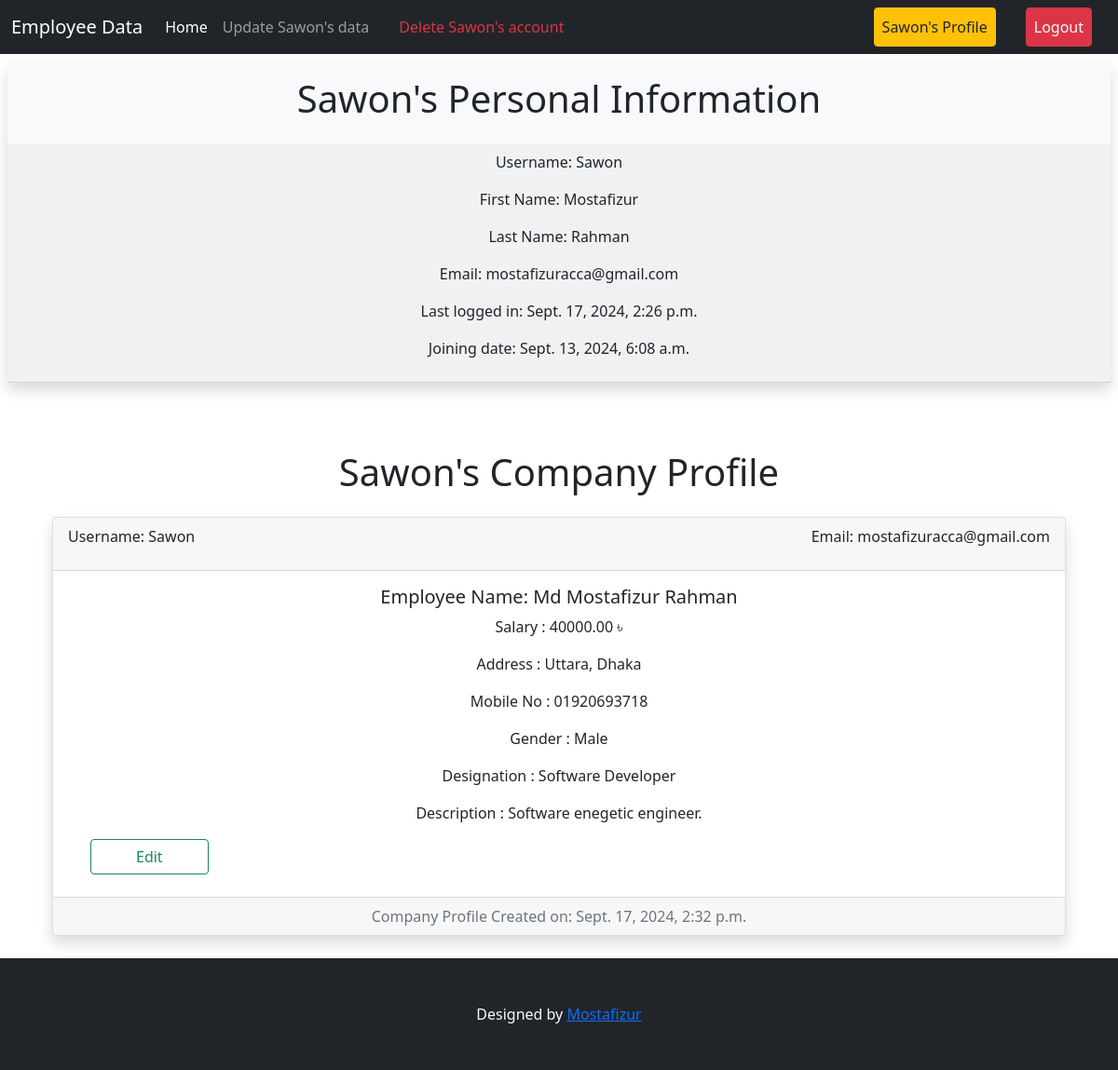
/accounts/profile/ (signed in), run on the app's committed database.
### main_data/models.py (models this page shows)
class E_data(models.Model):
  DESIGNATION_CHOICES = [
      ('Manager', 'Manager'),
      ('Accountant', 'Accountant'),
      ('HR', 'HR'),
      ('Software Developer', 'Software Developer'),
      ('Intern', 'Intern'),
  ]
  GENDER_CHOICES = [
      ('Male', 'Male'),
      ('Female', 'Female'),
  ]
  name = models.OneToOneField(User, on_delete=models.CASCADE)
  employee = models.CharField(max_length=40, blank=True, null=True)
  address = models.TextField()
  phone = models.CharField(max_length=14)
  salary = models.DecimalField(max_digits=10, decimal_places=2)
  designation = models.CharField(max_length=20, choices=DESIGNATION_CHOICES)
  gender = models.CharField(max_length=20, blank=True, choices=GENDER_CHOICES)
  created_on = models.DateTimeField(blank=True, null=True, auto_now_add=True)
  description = models.TextField(blank=True, null=True)
  def __str__(self):
    return self.name.username

### profiles/views.py (the view)
# urls.py: path('profile/', views.profile, name='profile'),
@login_required
def profile(request):
    data = E_data.objects.filter(name = request.user)
    if request.user.is_superuser:
        data = E_data.objects.all()
        print("admin data", data)
        return render(request, 'profile.html', {'adata': data, 'user': request.user})
    return render(request, 'profile.html', {'data': data, 'user': request.user})

### profiles/context_processors.py (called while the page is built)
def user_data(request):
    if request.user.is_authenticated:
        try:
            data = E_data.objects.get(name=request.user)
        except E_data.DoesNotExist:
            data = None
        return {'base': data, "user": request.user}
    return {}

### profiles/templates/profile.html (shortened to what this page needs)
{% extends 'base.html' %} {% load crispy_forms_tags %} {% block content %}
{% if request.user.is_superuser %}
<center>
  <div class="mx-5">
    <div class=" pt-5">
      <div class="alert alert-success" role="alert">
       <h1>Welcome to the Admin Panel!</h1>
      </div>
      {% comment %} {% if adata|length %}
        <h1 class="p-3">{{user}}'s Company Profile</h1>
      {% endif %} {% endcomment %}
      <div class="row">
      {% for post in adata %}
      <div class="col-md-6">
        <div class="card shadow m-2">
          <div class="card-header">
            <div class="d-flex justify-content-between align-items-center">
              <p>Username: {{post.name.username}} </p>
              <p>Email: {{post.name.email}} </p>
            </div>
          </div>
          <center class="card-body mx-4">
            {% comment %} <h5 class="card-title"><a href="{% url 'detail_post' post.id %}" class="text-decoration-none text-dark">{{post.title}}</a></h5> {% endcomment %}
            <p class="card-title">Employee first Name: {{post.name.first_name}} </p>
            <p class="card-title">Employee last Name: {{post.name.last_name}} </p>
            <h5 class="card-title">Employee Name: {{post.employee}}</h5>
            <p class="card-text">Salary : {{post.salary}} ৳</p>
            <p class="card-text">Address : {{post.address}}</p>
            <p class="card-text">Mobile No : {{post.phone}}</p>
            <p class="card-text">Gender : {{post.gender}}</p>
            <p class="card-text">Designation : {{post.designation}}</p>
            <p class="card-text">Description : {{post.description}}</p>
            <div class="d-flex justify-content-between mb-2">
              <a href="{% url 'update_data_form_admin' post.id %}">
                <button type="button" class="btn btn-outline-success px-5">Edit</button></a>
                {% comment %} <a href="{% url 'delete_data' post.id %}">
                  <button type="button" class="btn btn-outline-danger">Delete {{post.id}} {{post.name.username}}</button>
                </a> {% endcomment %}
                <button type="button" class="btn btn-outline-danger px-5" data-bs-toggle="modal" data-bs-target="#exampleModal{{ post.id }}">
                    Delete {{post.name.username}}'s data'
                </button>
                <div class="modal fade" id="exampleModal{{ post.id }}" tabindex="-1" aria-labelledby="exampleModalLabel" aria-hidden="true">
                  <div class="modal-dialog">
                    <div class="modal-content">
                      <div class="modal-header">
                        <h5 class="modal-title" id="exampleModalLabel">Confirmation</h5>
                        <button type="button" class="btn-close" data-bs-dismiss="modal" aria-label="Close"></button>
                      </div>
                      <div class="modal-body">
                        Are you Sure you want to delete all {{post.name.username}}'s' datas?
                      </div>
                      <div class="modal-footer">
                        <button type="button" class="btn btn-outline-success px-3" data-bs-dismiss="modal">No</button>
                        <a href="{% url 'delete_data' post.id %}">
                        <button type="button" class="btn btn-outline-danger">Delete {{post.id}} {{post.name.username}}</button>
                      </a>
                      </div>
                    </div>
                  </div>
                </div>
            </div>
          </center>
          <div class="card-footer text-muted">
            <center>Company Profile Created on: {{post.created_on}}</center>
          </div>
        </div>
      </div>
      {% endfor %}
    </div>
    </div>
  </div>
</center>
{% else %}
<center>
  <div class="m-2 bg-light rounded shadow">
    <h1 class="p-3">{{user}}'s Personal Information</h1>
    <div class="card-header">
      <center class="">
        <p>Username: {{user.username}} </p>
        <p>First Name: {{user.first_name}} </p>
        <p>Last Name: {{user.last_name}} </p>
        <p>Email: {{user.email}} </p>
        <p>Last logged in: {{user.last_login}} </p>
        <p>Joining date: {{user.date_joined}} </p>
      </center>
    </div>
  </div>
  <div class="mx-5">
    <div class=" pt-5">
      {% if data|length %}
        <h1 class="p-3">{{user}}'s Company Profile</h1>
      {% endif %}
      {% for post in data %}
      <div class="">
        <div class="card shadow m-2">
          <div class="card-header">
            <div class="d-flex justify-content-between align-items-center">
              <p>Username: {{post.name.username}} </p>
              <p>Email: {{post.name.email}} </p>
            </div>
          </div>
          <center class="card-body mx-4">
            <h5 class="card-title">Employee Name: {{post.employee}}</h5>
            <p class="card-text">Salary : {{post.salary}} ৳</p>
            <p class="card-text">Address : {{post.address}}</p>
            <p class="card-text">Mobile No : {{post.phone}}</p>
            <p class="card-text">Gender : {{post.gender}}</p>
            <p class="card-text">Designation : {{post.designation}}</p>
            <p class="card-text">Description : {{post.description}}</p>
            <div class="d-flex justify-content-between mb-2">
              <a href="{% url 'update_data_form' post.id %}">
                <button type="button" class="btn btn-outline-success px-5">Edit</button></a>
            </div>
          </center>
          <div class="card-footer text-muted">
            <center>Company Profile Created on: {{post.created_on}}</center>
          </div>
        </div>
      </div>
      {% endfor %}
    </div>
  </div>
</center>
{% endif %}
{% endblock %}

### templates/base.html (shortened to what this page needs)
<!DOCTYPE html>
<html lang="en">
  <head>
    <link
      href="https://cdn.jsdelivr.net/npm/bootstrap@5.0.2/dist/css/bootstrap.min.css"
      rel="stylesheet"
    />
  </head>
  <body>
    <nav class="navbar navbar-expand-lg navbar-dark bg-dark sticky-top">
      <div class="container-fluid">
        <a class="navbar-brand" href="{% url 'homepage' %}">Employee Data</a>
        <div class="collapse navbar-collapse" id="navbarSupportedContent">
          <ul class="navbar-nav me-auto mb-2 mb-lg-0">
            <li class="nav-item">
              <a
                class="nav-link active"
                aria-current="page"
                href="{% url 'homepage' %}"
                >Home</a
              >
            </li>
            {% if base.id %}
            <li class="nav-item">
              <a
                class="nav-link"
                href="{% url 'update_data_form' base.id %}"
                >Update {{base}}'s data</a
              >
            </li>
            {% endif %}
            {% if request.user.is_authenticated %}
            {% if not request.user.is_superuser %}
            <li class="nav-item ms-3">
              <a
                class="nav-link text-danger"
                href="{% url 'delete_user_data' %}"
                >Delete {{user}}'s account</a
              >
            </li>
            {% endif %}
            {% endif %}
          </ul>
          <div class="d-flex">
            <ul class="navbar-nav me-auto mb-2 mb-lg-0">
              {% if request.user.is_authenticated %}
              <li class="nav-item mx-3">
                <a
                  class="nav-link btn btn-warning text-dark"
                  href="{% url 'profile' %}"
                  >{{user.username}}'s Profile</a
                >
              </li>
              <li class="nav-item mx-3">
                <a
                  class="nav-link btn btn-danger text-light"
                  href="{% url 'user_logout' %}"
                  >Logout</a
                >
              </li>
              {% endif %}
            </ul>
          </div>
        </div>
      </div>
    </nav>
    {% block content %} {% endblock %}
    <footer class="mt-4 py-5 bg-dark">
      <center class="text-light"> Designed by <a href="#">Mostafizur</a></center>
    </footer>
  </body>
</html>

### data on the page
E_data: name.username "Sawon", name.email "mostafizuracca@gmail.com", employee "Md Mostafizur Rahman", salary "40000.00", address "Uttara, Dhaka", phone "01920693718", gender "Male", designation "Software Developer", description "Software enegetic engineer.", created_on "Sept. 17, 2024, 2:32 p.m."

### other printed values
{{ user }} "Sawon"
{{ user.username }} "Sawon"
{{ user.first_name }} "Mostafizur"
{{ user.last_name }} "Rahman"
{{ user.email }} "mostafizuracca@gmail.com"
{{ user.last_login }} "Sept. 17, 2024, 2:26 p.m."
{{ user.date_joined }} "Sept. 13, 2024, 6:08 a.m."
